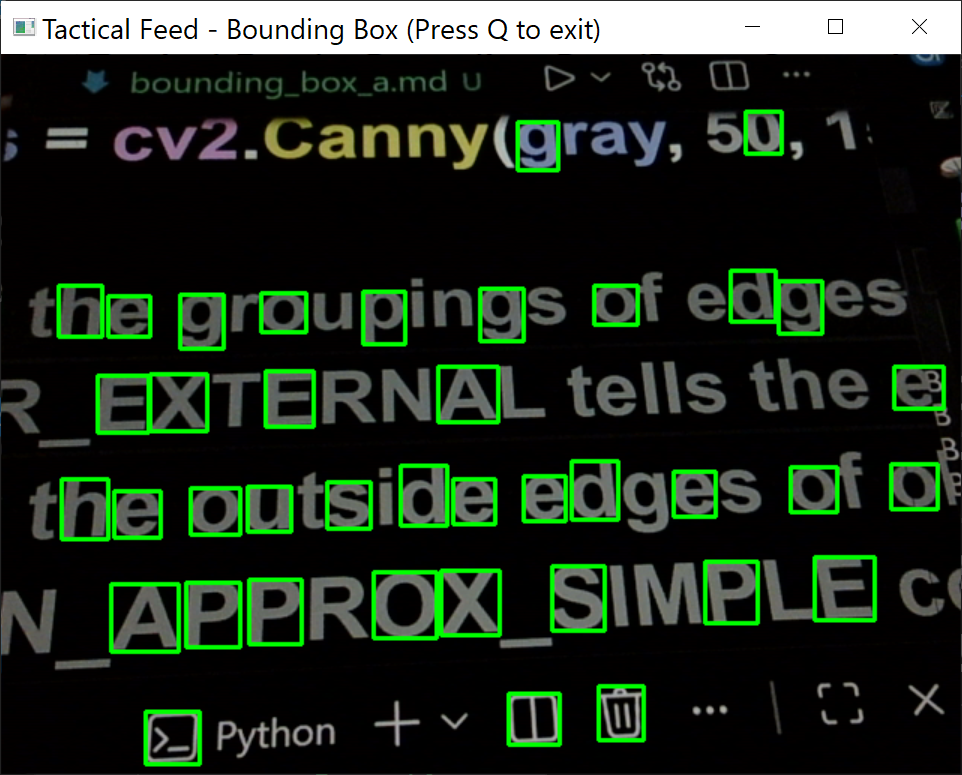
#> input picture src/tutorials/001_beginner/005_bounding_box/001.webp, 962 x 775 px, given in place of the camera
$ python bounding_box.py
#> lines starting #> are read from the running program, lines starting #| are printed output that depends on the picture; after the words box and inside, x2 and y2 are one past the last pixel; in counts of white or black regions, pixels touching at a corner belong together
# bounding_box.py

import cv2
import time

print("Bypassing Windows Media Foundation, Using DirectShow")

cap = cv2.VideoCapture(0, cv2.CAP_DSHOW)
time.sleep(1)

print("Checking sensor connection...")
if not cap.isOpened():
    print("WARNING: Index 0 failed. Attempting Camera Index 1...")
    cap = cv2.VideoCapture(1, cv2.CAP_DSHOW)

if not cap.isOpened():
    print("Could not connect to camera.")
    exit()

print("Shutter open! Engaging Object Localization (Bounding Boxes)...")
print("Press the 'q' key or ESC inside the video window to shut down safely.")

while True:
    ret, frame = cap.read()
#> frame is the input picture: shape (775, 962, 3); mean B, G, R 31.7, 44.4, 32.8
    if not ret or frame is None:
        time.sleep(0.1)
        continue

    # Convert to grayscale
    gray = cv2.cvtColor(frame, cv2.COLOR_BGR2GRAY)
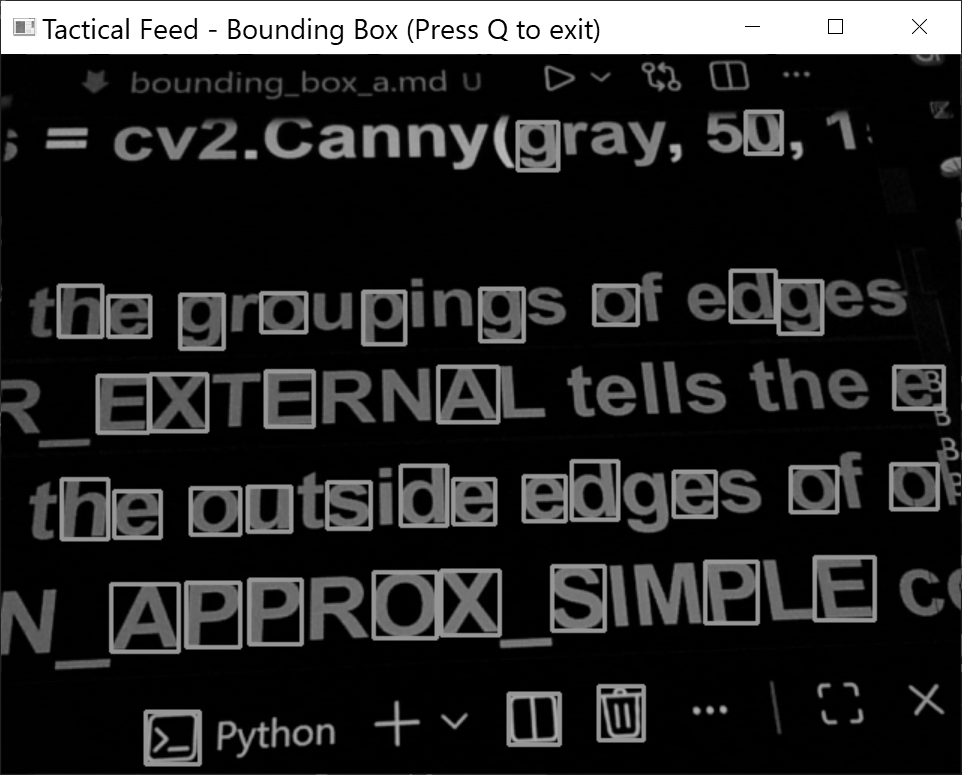
#> gray: shape (775, 962); min 0, max 255, mean 39.5

    # Extract edges (The eagle vision)
    edges = cv2.Canny(gray, 50, 150)
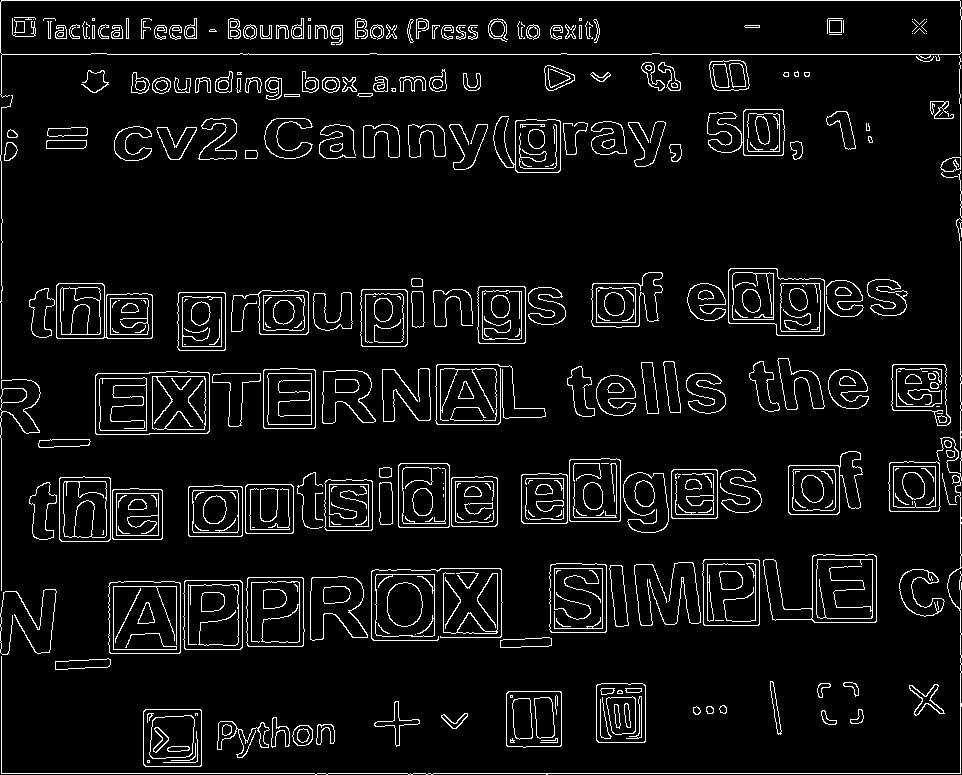
#> edges: shape (775, 962); 6.2% white in thin lines or dots

    # Find the groupings of edges (Contours)
    # RETR_EXTERNAL tells the engine to only look at the outside edges of objects
    # CHAIN_APPROX_SIMPLE compresses the geometry data to save memory
    contours, _ = cv2.findContours(edges, cv2.RETR_EXTERNAL, cv2.CHAIN_APPROX_SIMPLE)
#> contours = 164 contours, 26 with area under 20; largest, box (x1, y1, x2, y2) and area: (0, 0, 962, 98) 51838, (95, 371, 210, 435) 6965, (763, 554, 877, 623) 5374, (728, 268, 825, 336) 5366, (108, 581, 181, 654) 5104

    # Draw a Bounding Box around the largest edge groupings
    for contour in contours:
        # Calculate the area of the grouping
        area = cv2.contourArea(contour)

        # Only target groupings larger than 500 pixels (Ignore dust and static)
        if area > 500:
            # The C++ Engine performs the Extreme Search (minX, minY, maxX, maxY)
            x, y, w, h = cv2.boundingRect(contour)

            # Draw a tactical green box on the ORIGINAL color frame
            cv2.rectangle(frame, (x, y), (x + w, y + h), (0, 255, 0), 2)
#> this loop made 164 passes
#> (area, x, y, w, h) on passes 8, 13, 16, 22, 23, 25, 26, 27, 30, 32, 34, 36: (3301, 143, 709, 59, 58), (3024.5, 506, 691, 56, 57), (2877.5, 596, 683, 50, 60), (5104, 108, 581, 73, 73), (4003, 183, 580, 60, 70), (3878, 246, 577, 59, 70), (2533, 310, 576, 58, 65), (3606, 375, 574, 60, 63), (1002.5, 899, 569, 46, 48), (761, 609, 565, 20, 62), (3849, 549, 563, 58, 70), (3699, 702, 559, 58, 67)
#> area on passes 1 to 6: 336, 189.5, 484.5, 229, 148.5, 89
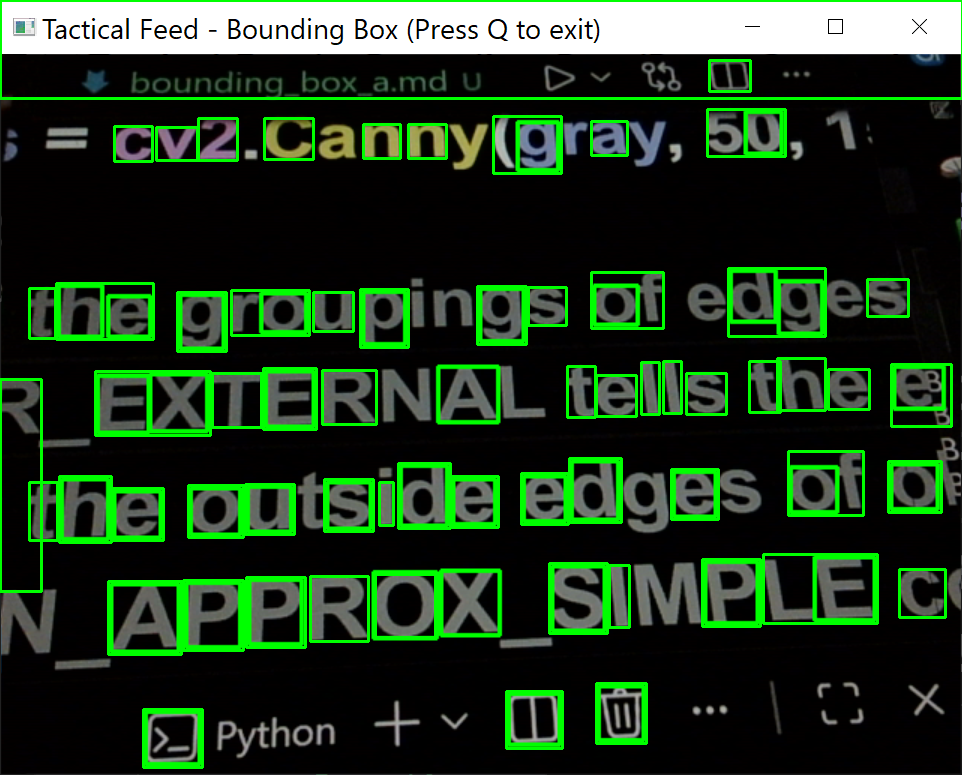
#> frame: shape (775, 962, 3); 5.55% of pixels changed, all inside (x1, y1, x2, y2) = (0, 0, 962, 769)

    # Display the live feed with active targeting boxes overlay
    cv2.imshow("Tactical Feed - Bounding Box (Press Q to exit)", frame)

    # Check for shutdown command
    key = cv2.waitKey(1) & 0xFF
#> (key q is pressed here)
    if key == ord('q') or key == 27:
        break

print("Releasing hardware sensor and closing windows...")
cap.release()
cv2.destroyAllWindows()
print("Clean shutdown complete.")

####

# Dedicated to God the Father
# All Rights Reserved Christopher Andrew Topalian Copyright 2026-present
# https://github.com/ChristopherAndrewTopalian
# https://github.com/ChristopherTopalian
# https://sites.google.com/view/CollegeOfScripting
